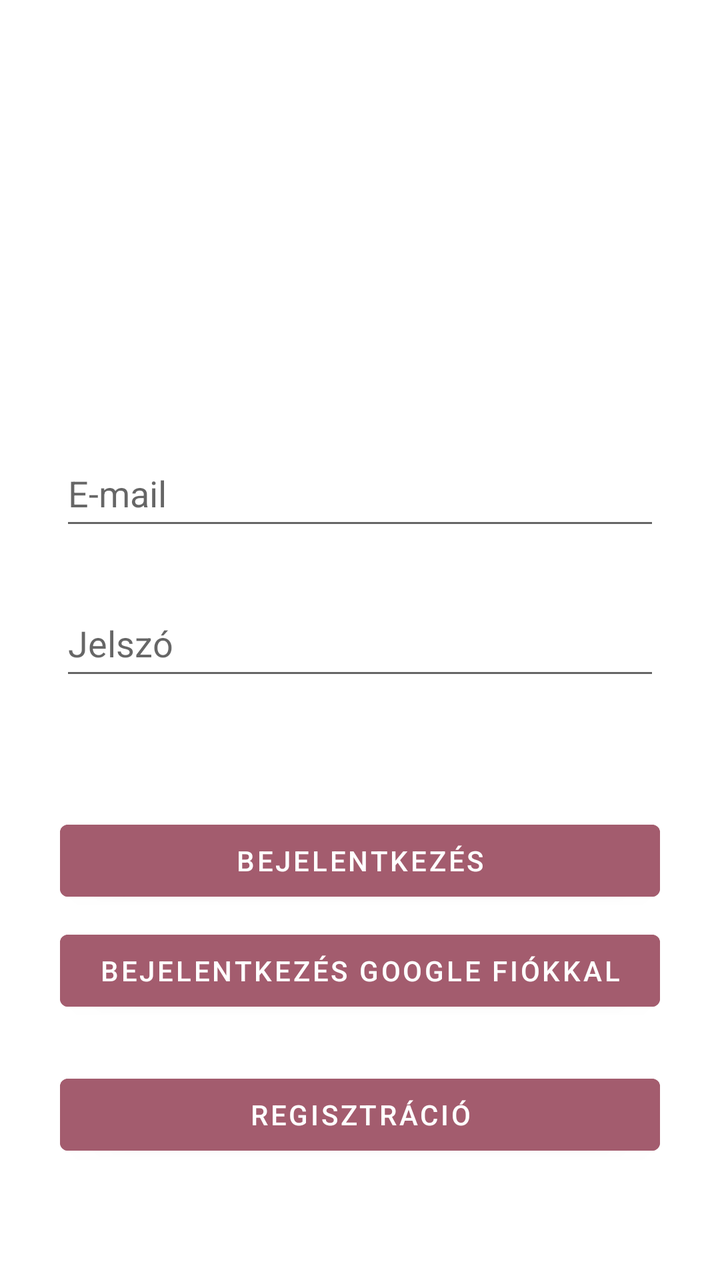
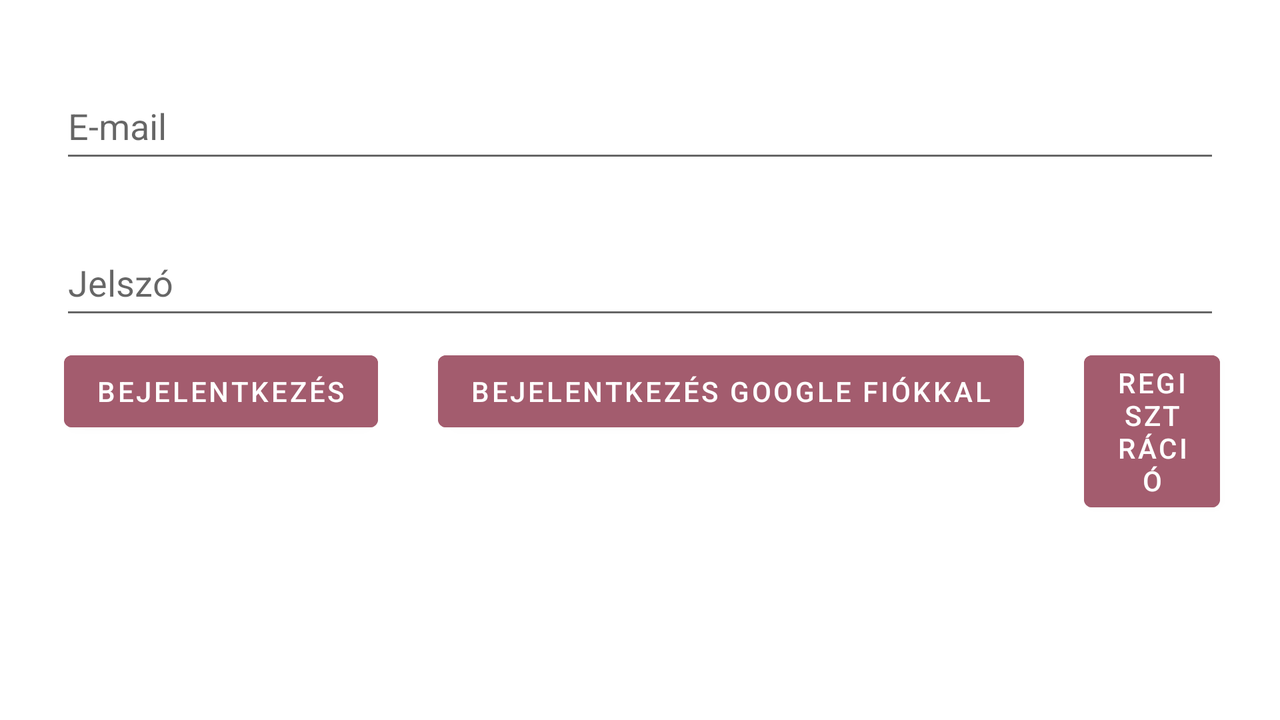

An Android layout and its configuration variant, each rendered on a device that would load it. The default file and the variant file are quoted in full after the pictures.
<!-- AndroidManifest.xml: application theme Theme.MyApplication -->
<!-- res/layout/activity_main.xml -->
<?xml version="1.0" encoding="utf-8"?>
<androidx.constraintlayout.widget.ConstraintLayout xmlns:android="http://schemas.android.com/apk/res/android"
    xmlns:app="http://schemas.android.com/apk/res-auto"
    xmlns:tools="http://schemas.android.com/tools"
    android:layout_width="match_parent"
    android:layout_height="match_parent"
    tools:context=".MainActivity">

    <EditText
        android:id="@+id/editTextUserName"
        android:layout_width="match_parent"
        android:layout_height="50dp"
        android:layout_marginBottom="150dp"
        android:layout_marginRight="30dp"
        android:layout_marginLeft="30dp"
        android:ems="10"
        android:hint="@string/email"
        android:inputType="text"
        app:layout_constraintBottom_toBottomOf="parent"
        app:layout_constraintTop_toTopOf="parent" />

    <EditText
        android:id="@+id/editTextPassword"
        android:layout_width="match_parent"
        android:layout_height="50dp"
        android:layout_marginBottom="150dp"
        android:layout_marginRight="30dp"
        android:layout_marginLeft="30dp"
        android:ems="10"
        android:hint="@string/password"
        android:inputType="textPassword"
        app:layout_constraintBottom_toBottomOf="parent"
        app:layout_constraintTop_toBottomOf="@+id/editTextUserName"
        app:layout_constraintVertical_bias="0.147"
        tools:layout_editor_absoluteX="-16dp" />

    <Button
        android:id="@+id/loginButton"
        android:layout_width="0dp"
        android:layout_height="wrap_content"
        android:layout_marginTop="7dp"
        android:layout_marginRight="30dp"
        android:layout_marginLeft="30dp"
        android:backgroundTint="@color/button"
        android:text="@string/login"
        android:onClick="login"
        app:layout_constraintBottom_toBottomOf="parent"
        app:layout_constraintEnd_toEndOf="parent"
        app:layout_constraintStart_toStartOf="parent"
        app:layout_constraintTop_toBottomOf="@+id/editTextPassword"
        app:layout_constraintVertical_bias="0.226" />

    <Button
        android:id="@+id/googleSignInButton"
        android:layout_width="0dp"
        android:layout_height="wrap_content"
        android:layout_marginTop="7dp"
        android:layout_marginRight="30dp"
        android:layout_marginLeft="30dp"
        android:backgroundTint="@color/button"
        android:onClick="loginWithGoogle"
        android:text="Bejelentkezés google fiókkal"
        app:layout_constraintEnd_toEndOf="parent"
        app:layout_constraintHorizontal_bias="0.0"
        app:layout_constraintStart_toStartOf="parent"
        app:layout_constraintTop_toBottomOf="@+id/loginButton" />

    <Button
        android:id="@+id/registerButton"
        android:layout_width="0dp"
        android:layout_height="wrap_content"
        android:layout_marginTop="7dp"
        android:layout_marginRight="30dp"
        android:layout_marginLeft="30dp"
        android:backgroundTint="@color/button"
        android:text="@string/registration"
        android:onClick="register"
        app:layout_constraintBottom_toBottomOf="parent"
        app:layout_constraintEnd_toEndOf="parent"
        app:layout_constraintStart_toStartOf="parent"
        app:layout_constraintTop_toBottomOf="@+id/googleSignInButton"
        app:layout_constraintVertical_bias="0.226" />


</androidx.constraintlayout.widget.ConstraintLayout>
<!-- resources referenced by this layout -->
<resources>
  <color name="button">#a35c6e</color>
  <string name="email">E-mail</string>
  <string name="login">Bejelentkezés</string>
  <string name="password">Jelszó</string>
  <string name="registration">Regisztráció</string>
  <style name="Theme.MyApplication" parent="Theme.MaterialComponents.DayNight.DarkActionBar">
          
          <item name="colorPrimary">@color/button</item>
          <item name="colorPrimaryVariant">@color/button</item>
          <item name="colorOnPrimary">@color/white</item>
          
          <item name="colorSecondary">@color/teal_200</item>
          <item name="colorSecondaryVariant">@color/teal_700</item>
          <item name="colorOnSecondary">@color/black</item>
          
          <item name="android:statusBarColor">?attr/colorPrimaryVariant</item>
          
      </style>
  <color name="white">#FFFFFFFF</color>
  <color name="teal_200">#FF03DAC5</color>
  <color name="teal_700">#FF018786</color>
  <color name="black">#FF000000</color>
</resources>
<!-- res/layout-land/activity_main.xml (the repository's variant of the layout above) -->
<!-- drawn on the phone turned sideways -->
<?xml version="1.0" encoding="utf-8"?>
<androidx.constraintlayout.widget.ConstraintLayout xmlns:android="http://schemas.android.com/apk/res/android"
    xmlns:app="http://schemas.android.com/apk/res-auto"
    xmlns:tools="http://schemas.android.com/tools"
    android:layout_width="match_parent"
    android:layout_height="match_parent"
    tools:context=".MainActivity">

    <EditText
        android:id="@+id/editTextUserName"
        android:layout_width="match_parent"
        android:layout_height="50dp"
        android:layout_marginBottom="150dp"
        android:layout_marginRight="30dp"
        android:layout_marginLeft="30dp"
        android:ems="10"
        android:hint="@string/email"
        android:inputType="text"
        app:layout_constraintBottom_toBottomOf="parent"
        app:layout_constraintTop_toTopOf="parent"
        app:layout_constraintVertical_bias="0.227"
        tools:layout_editor_absoluteX="30dp" />

    <EditText
        android:id="@+id/editTextPassword"
        android:layout_width="match_parent"
        android:layout_height="50dp"
        android:layout_marginBottom="30dp"
        android:layout_marginRight="30dp"
        android:layout_marginLeft="30dp"
        android:ems="10"
        android:hint="@string/password"
        android:inputType="textPassword"
        app:layout_constraintBottom_toBottomOf="parent"
        app:layout_constraintTop_toBottomOf="@+id/editTextUserName"
        app:layout_constraintVertical_bias="0.147"
        tools:layout_editor_absoluteX="-16dp" />

    <Button
        android:id="@+id/loginButton"
        android:layout_width="0dp"
        android:layout_height="wrap_content"
        android:layout_marginStart="32dp"
        android:layout_marginTop="7dp"
        android:backgroundTint="@color/button"
        android:onClick="login"
        android:text="@string/login"
        app:layout_constraintBottom_toBottomOf="parent"
        app:layout_constraintStart_toStartOf="parent"
        app:layout_constraintTop_toBottomOf="@+id/editTextPassword"
        app:layout_constraintVertical_bias="0.0" />

    <Button
        android:id="@+id/googleSignInButton"
        android:layout_width="0dp"
        android:layout_height="wrap_content"
        android:layout_marginTop="7dp"
        android:layout_marginRight="30dp"
        android:layout_marginLeft="30dp"
        android:backgroundTint="@color/button"
        android:onClick="loginWithGoogle"
        android:text="Bejelentkezés google fiókkal"
        app:layout_constraintHorizontal_bias="0.0"
        app:layout_constraintStart_toEndOf="@+id/loginButton"
        app:layout_constraintTop_toBottomOf="@+id/editTextPassword" />

    <Button
        android:id="@+id/registerButton"
        android:layout_width="0dp"
        android:layout_height="wrap_content"
        android:layout_marginLeft="30dp"
        android:layout_marginTop="7dp"
        android:layout_marginRight="30dp"
        android:backgroundTint="@color/button"
        android:onClick="register"
        android:text="@string/registration"
        app:layout_constraintBottom_toBottomOf="parent"
        app:layout_constraintEnd_toEndOf="parent"
        app:layout_constraintStart_toEndOf="@+id/googleSignInButton"
        app:layout_constraintTop_toBottomOf="@+id/editTextPassword"
        app:layout_constraintVertical_bias="0.0" />


</androidx.constraintlayout.widget.ConstraintLayout>
